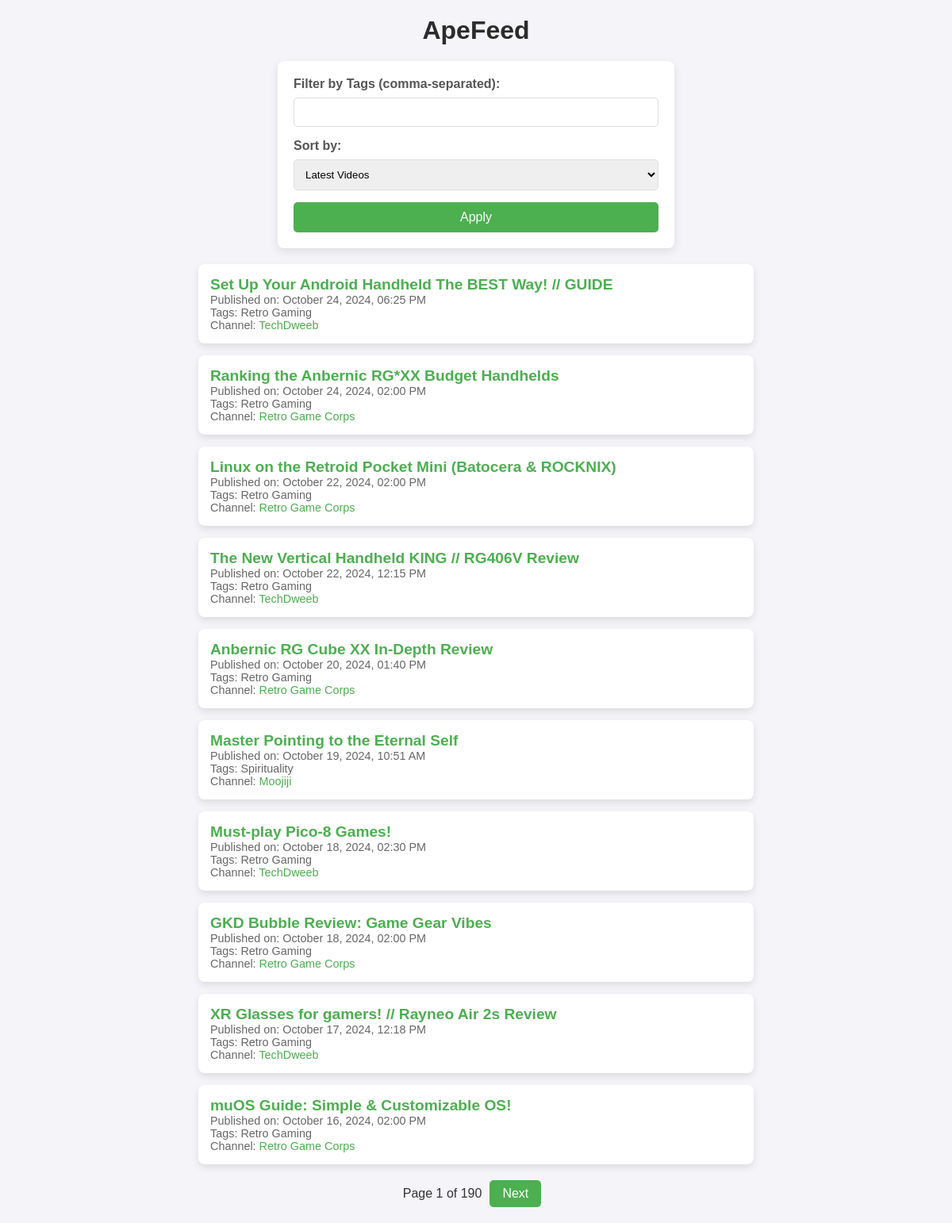
/ape-feed, run on the app's committed database.
### tables this page shows
CREATE TABLE videos (
        id INTEGER PRIMARY KEY AUTOINCREMENT,
        title TEXT NOT NULL,
        url TEXT UNIQUE NOT NULL,
        publish_date TEXT NOT NULL,
        tags TEXT NOT NULL,
        date_added TIMESTAMP DEFAULT CURRENT_TIMESTAMP
    , channel_name text, channel_url text);

### app.py (the view, shortened to what this page needs)
@app.route('/ape-feed', methods=['GET'])
def ape_feed():
    conn = get_db_connection()
    cursor = conn.cursor()
    page = int(request.args.get('page', 1))
    items_per_page = 10
    offset = (page - 1) * items_per_page
    tags_filter = request.args.getlist('tags')
    print(tags_filter)
    sort_order = request.args.get('sort') or 'publish_date DESC'
    if tags_filter:# and tags_filter[0] != '':
        tags_placeholder = ','.join(['?'] * len(tags_filter))
        query = f'''
            SELECT * FROM videos
            WHERE tags LIKE "%" || ? || "%"
            ORDER BY {sort_order}
            LIMIT ? OFFSET ?
        '''
        videos = cursor.execute(query, tags_filter + [items_per_page, offset]).fetchall()
        print(len(videos))
        total_items_query = f'''
            SELECT * FROM videos
            WHERE tags LIKE "%"
        '''
        total_items_query = cursor.execute(f'SELECT COUNT(*) FROM videos where tags like "%{tags_filter[0]}%"').fetchone()
    else:
        query = f'SELECT * FROM videos ORDER BY {sort_order} LIMIT ? OFFSET ?'
        videos = cursor.execute(query, (items_per_page, offset)).fetchall()
        total_items_query = cursor.execute('SELECT COUNT(*) FROM videos').fetchone()
    total_items = total_items_query[0] if total_items_query else 0
    total_pages = (total_items + items_per_page - 1) // items_per_page  # Round up
    conn.close()
    return render_template('ape_feed.html', videos=videos, page=page, total_pages=total_pages, random_sort=False, sort_order=sort_order)

### app.py (called while the page is built)
def get_db_connection():
    conn = sqlite3.connect(DATABASE)
    conn.row_factory = sqlite3.Row
    return conn

@app.template_filter('format_datetime')
def format_datetime(value, format="%B %d, %Y, %I:%M %p", target_timezone="UTC"):
    try:
        dt = datetime.strptime(value, "%Y-%m-%d %H:%M:%S%z")
        target_tz = pytz.timezone(target_timezone)
        dt = dt.astimezone(target_tz)
        return dt.strftime(format)
    except ValueError:
        return value  # Return as-is if there's an error

### templates/ape_feed.html (shortened to what this page needs)
<!doctype html>
<html lang="en">
<head>
    <link rel="stylesheet" href="{{ url_for('static', filename='style.css') }}">
</head>
<body>
    <h1>ApeFeed</h1>
    <form method="get" action="{{ url_for('ape_feed') }}">
        <label for="tags">Filter by Tags (comma-separated):</label>
        <input type="text" id="tags" name="tags">
        <label for="sort">Sort by:</label>
        <select id="sort" name="sort">
            <option value="publish_date desc" {% if sort_order == 'publish_date desc' %}selected{% endif %}>Latest Videos</option>
        </select>
        <button type="submit">Apply</button>
    </form>
    <div id="feed">
        {% for video in videos %}
        <div class="feed-item">
            <h2 id="title-{{ video['id'] }}">
                <a href="javascript:void(0);" onclick="toggleEmbed('{{ video['id'] }}', '{{ video['url'] }}')">
                    {{ video['title'] }}
                </a>
            </h2>
            <p>Published on: {{ video['publish_date'] | format_datetime }} </p>
            <p>Tags: {{ video['tags'] }}</p>
            <p>Channel: <a href="{{ video['channel_url'] }}">{{ video['channel_name'] }}</a></p>
        </div>
        {% endfor %}
    </div>
    {% if random_sort %}
        <div class="shuffle-button">
            <form method="get" action="{{ url_for('ape_feed') }}">
                <input type="hidden" name="sort" value="RANDOM()">
                <button type="submit">Shuffle</button>
            </form>
        </div>
    {% else %}
        <div class="pagination">
            <span>Page {{ page }} of {{ total_pages }}</span>
            {% if page < total_pages %}
                <a href="{{ url_for('ape_feed', page=page + 1, tags=request.args.getlist('tags'), sort=request.args.get('sort')) }}" class="pagination-link">Next</a>
            {% endif %}
        </div>
    {% endif %}
</body>
</html>

### static/style.css (style rules this page uses)
* { margin: 0; padding: 0; box-sizing: border-box; font-family: Arial, sans-serif; }
body { background-color: #f4f4f9; color: #333; display: flex; flex-direction: column; align-items: center; padding: 20px; }
h1 { font-size: 2rem; margin-bottom: 20px; color: #2b2b2b; text-align: center; }
form { background: #fff; padding: 20px; border-radius: 8px; box-shadow: 0px 4px 12px rgba(0, 0, 0, 0.1); margin-bottom: 20px; width: 100%; max-width: 500px; }
label { font-weight: bold; color: #555; display: block; margin-bottom: 8px; }
input[type="text"], select { width: 100%; padding: 10px; margin-bottom: 15px; border: 1px solid #ddd; border-radius: 5px; }
button { background-color: #4CAF50; color: white; padding: 10px 20px; border: none; border-radius: 5px; cursor: pointer; font-size: 1rem; width: 100%; }
#feed { display: flex; flex-direction: column; gap: 15px; width: 100%; max-width: 700px; }
.feed-item { background: #fff; padding: 15px; border-radius: 8px; box-shadow: 0px 4px 10px rgba(0, 0, 0, 0.1); transition: transform 0.2s; }
.feed-item h2 { font-size: 1.2rem; color: #333; }
.feed-item p { font-size: 0.9rem; color: #666; }
a { color: #4CAF50; text-decoration: none; }
.pagination { display: flex; justify-content: center; align-items: center; margin-top: 20px; }
.pagination-link { padding: 8px 16px; background-color: #4CAF50; color: white; text-decoration: none; border-radius: 5px; margin: 0 10px; font-size: 1rem; transition: background-color 0.2s ease; }
.pagination span { font-size: 1rem; color: #333; }

### data on the page
videos: title "Set Up Your Android Handheld The BEST Way! // GUIDE", publish_date "October 24, 2024, 06:25 PM", tags "Retro Gaming", channel_name "TechDweeb"
videos: title "Ranking the Anbernic RG*XX Budget Handhelds", publish_date "October 24, 2024, 02:00 PM", tags "Retro Gaming", channel_name "Retro Game Corps"
videos: title "Linux on the Retroid Pocket Mini (Batocera & ROCKNIX)", publish_date "October 22, 2024, 02:00 PM", tags "Retro Gaming", channel_name "Retro Game Corps"
videos: title "The New Vertical Handheld KING // RG406V Review", publish_date "October 22, 2024, 12:15 PM", tags "Retro Gaming", channel_name "TechDweeb"
videos: title "Anbernic RG Cube XX In-Depth Review", publish_date "October 20, 2024, 01:40 PM", tags "Retro Gaming", channel_name "Retro Game Corps"
videos: title "Master Pointing to the Eternal Self", publish_date "October 19, 2024, 10:51 AM", tags "Spirituality", channel_name "Moojiji"
videos: title "Must-play Pico-8 Games!", publish_date "October 18, 2024, 02:30 PM", tags "Retro Gaming", channel_name "TechDweeb"
videos: title "GKD Bubble Review: Game Gear Vibes", publish_date "October 18, 2024, 02:00 PM", tags "Retro Gaming", channel_name "Retro Game Corps"
videos: title "XR Glasses for gamers! // Rayneo Air 2s Review", publish_date "October 17, 2024, 12:18 PM", tags "Retro Gaming", channel_name "TechDweeb"
videos: title "muOS Guide: Simple & Customizable OS!", publish_date "October 16, 2024, 02:00 PM", tags "Retro Gaming", channel_name "Retro Game Corps"

### other printed values
{{ page }} "1"
{{ total_pages }} "190"
